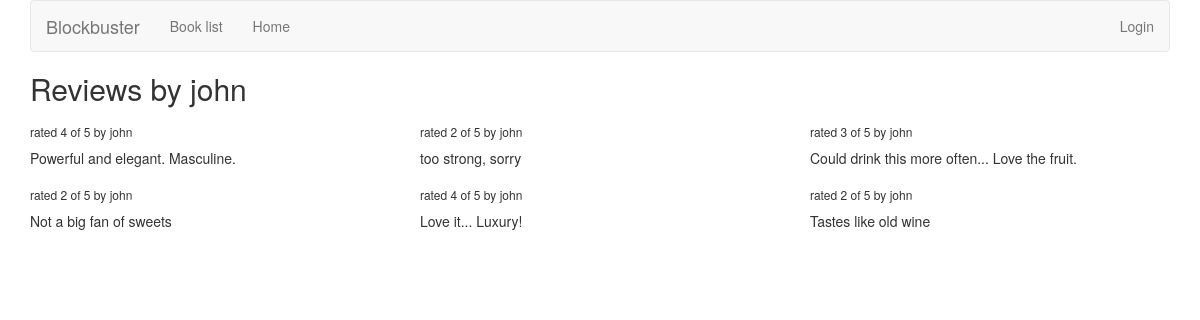
Page /bookfinder/review/user/john/ on the committed database.
### bookfinder/models.py (models this page shows)
class Review(models.Model):
    RATING_CHOICES = (
        (1, '1'),
        (2, '2'),
        (3, '3'),
        (4, '4'),
        (5, '5'),
    )
    book = models.ForeignKey(Book)
    pub_date = models.DateTimeField('date published')
    user_name = models.CharField(max_length=100)
    comment = models.CharField(max_length=200)
    rating = models.IntegerField(choices=RATING_CHOICES)

### bookfinder/views.py (the view)
# urls.py: url(r'^review/user/(?P<username>\w+)/$', views.user_review_list, name='user_review_list'),
def user_review_list(request, username=None):
    if not username:
        username = request.user.username
    latest_review_list = Review.objects.filter(user_name=username).order_by('-pub_date')
    context = {'latest_review_list':latest_review_list, 'username':username}
    return render(request, 'bookfinder/user_review_list.html', context)

### bookfinder/templates/bookfinder/user_review_list.html
{% extends 'bookfinder/review_list.html' %}
{% block title %}
<h2>Reviews by {{ username }}</h2>
{% endblock %}

### bookfinder/templates/bookfinder/review_list.html (shortened to what this page needs)
{% extends 'base.html' %}
{% block content %}
  {% if latest_review_list %}
  <div class="row">
      {% for review in latest_review_list %}
      <div class="col-xs-6 col-lg-4">
          <h6>rated {{ review.rating }} of 5 by {{ review.user_name }}</h6>
          <p>{{ review.comment }}</p>
      </div>
      {% endfor %}
  </div>
  {% else %}
    <p>No reviews are available.</p>
  {% endif %}
{% endblock %}

### rows in the picture
Review: rating "4", user_name "john", comment "Powerful and elegant. Masculine."
Review: rating "2", user_name "john", comment "too strong, sorry"
Review: rating "3", user_name "john", comment "Could drink this more often... Love the fruit."
Review: rating "2", user_name "john", comment "Not a big fan of sweets"
Review: rating "4", user_name "john", comment "Love it... Luxury!"
Review: rating "2", user_name "john", comment "Tastes like old wine"

### other values in the picture
{{ username }} "john"
